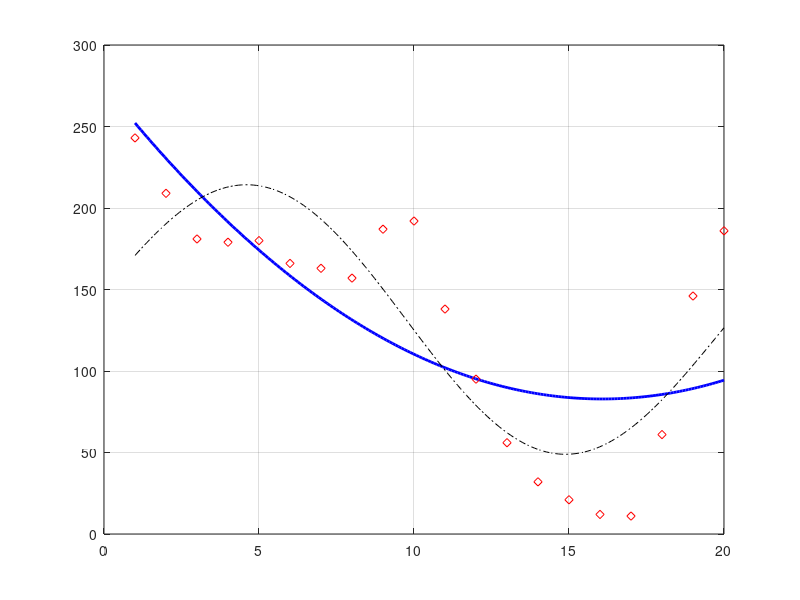

MATLAB code for this plot:
%% 1
% interpolazione polinomiale con Vandermonde:
%   -> dimostrazione dell'inefficienza del metodo con base monomiale

clear all
close all
clc

% dati sull'ossido di azoto
y=[243 209 181 179 180 166 163 157 187 192 138 95 56 32 21 12 11 61 ...
   146 186]';   % dati: vettore colonna
x=1:length(y);    % nodi

% studio della matrice Vandermonde prendendo un numero di nodi che cresce
% gradualmente:
for n=2:size(y)
  n
  A=vander(x(1:n));  % x(1:n) dal vettore x estrae le entrate da 1 a n
  cond(A) % condizionamento in norma 2 -> si nota che piu' sono i nodi 
          % piu' A diventa mal condizionata
end
c=A\y

% Normalmente:
%     non risoluzione sistema Ac=y per trovare i coefficienti in quanto la
%     matrice di Vandermonde e' troppo mal condizionata -> NO: c=A\y

%% 2 
%  Grafico polinomi di Lagrange 
clear all
close all
clc

x=[0 1 4 8 9 12];  % scelgo N nodi a piacere
N=length(x);       % numero nodi
xx=linspace(x(1),x(N)); % vettore di 100 punti tra il primo e l'ultimo nodo
                        % in cui valuteremo il polinomio di Lagrange 
                        % per plottarlo
                        % xx e' un vettore riga
i=4;  % voglio calcolare l'i-esimo polinomio, relativo al nodo x(i)
li=1; % inizializzazione dell'i-esimo polinomio
for k=1:N 
  if k~=i  % ~= significa diverso
    li=li.*(xx-x(k))/(x(i)-x(k));  % vettore del polinomio
  end
end
plot(xx, li, 'LineWidth', 2), grid on
hold on  % sovrappongo grafici sulla stessa finestra
y=zeros(1,N);  % vettore 1xN di zeri
y(i)=1;        % nel nodo i-esimo il polinomio deve valere 1
plot(x, y, 'or')
legend('polinomio di Lagrange', 'nodo i-esimo', 'Location', 'southWest')

%% 3
% Verifica fenomeno di Runge con nodi equispaziati e interpolazione
% polinomiale
clear
close all
clc

f=@(x) log(25.*x.^2+1);
a=-1; b=1;
% provo su un numero di nodi crescente
for n=[3 6 12 24]  % raddoppio il numero di nodi ad ogni ciclo
  x=linspace(a,b,n);  % nodi equidistante nell'intervallo [a,b] 
  y=f(x);  % vettore dei dati
  aa=polyfit(x,y,n-1);  % n-1 grado perche' uso n nodi: vettore dei coeff. 
                        % del polinomio di gradi n-1
  xx=linspace(a,b);  % vettore piu' lungo per fare il grafico
  yy=polyval(aa,xx);  % valuto il polinomio che mi e' stato restituito, 
                      % in corrispondenza del vettore xx
  plot(xx,yy, 'r')  % polinomio interpolante
  hold on
  grid on
  plot(xx, f(xx), 'k')  % grafico di f in corrispondenza di xx
  legend('polinomio interpolante','funzione vera f(x)');
  pause
end

%% 4
% Interpolare i dati dell'esercizio 1 usando i comandi polyfit e polyval
clear all
close all
clc

% dati sull'ossido di azoto
y=[243 209 181 179 180 166 163 157 187 192 138 95 56 32 21 12 11 61 ...
   146 186];   % dati: vettore colonna
x=1:length(y);    % nodi
n=length(x);

aa=polyfit(x,y,n-1);
xx=linspace(min(x),max(x));
yy=polyval(aa,xx);  % valuto il polinomio che mi e' stato restituito, 
                    % in corrispondenza del vettore xx
plot(xx,yy, 'r'), grid on  % polinomio interpolante
hold on
plot(x, y, 'cs')
legend('polinomio interpolante','dati raccolti');

%% 5
clear all
close all
clc

y=[243 209 181 179 180 166 163 157 187 192 138 95 56 32 21 12 11 61 ...
   146 186];   % dati: vettore colonna
x=1:length(y);    % nodi
n=length(x);

xx=linspace(min(x),max(x));
yys = spline(x,y,xx);  % nodi, dati e vettore in cui voglio valutare 
                       % l'interpolazione -> stiamo usando la spline NaK
plot(xx,yys,'k')
axis([0.5 20.5 0 250])  % nel vettore prima asse x da ... a ...
                        % poi l'asse y d ... a ...
hold on, grid on
plot(x, y, 'cs')
legend('Spline interp','Dati dell''interpolazione')

% OSS:
spline(x,y,19.5) % mostra il valore dell'Ossido di azoto alle 19.30 di sera

%% 6
% interpolare i dati dell'esercizio 1 con una spline
% cubica vincolata, imponendo le condizioni s_3'(x_0) = 3 e s_3'(x_n) = 2
clear all
close all
clc

% basta creare il vettore dei dati con due dati in piu' all'inizio e alla
% fine
y=[3 243 209 181 179 180 166 163 157 187 192 138 95 56 32 21 12 11 61 ...
   146 186 2]';   % dati: vettore colonna
x=1:(length(y)-2);    % nodi
n=length(x);

xx=linspace(min(x),max(x));
yys = spline(x,y,xx);  % nodi, dati e vettore in cui voglio valutare 
                       % l'interpolazione -> stiamo usando la spline NaK
plot(xx,yys,'r')
axis([0.5 20.5 0 250])  % nel vettore prima asse x da ... a ...
                        % poi l'asse y d ... a ...
hold on, grid on
plot(x, y(2:(end-1)), 'cs')
legend('Spline interp','Dati dell''interpolazione')

%% 7
% Approssimare i dati dell'esercizio 1 nel senso dei minimi quadrati con le
% seguenti funzioni modello:
%     f_m(x)=c_0+c_1x  retta
%     f_m(x)=c_0+c_1x+c_2x^2  parabola
%     f_m(x)=c_0+c_1x+c_2sin(2pix/20)+c_3cos(2pix/20)

clear all
close all
clc

y=[243 209 181 179 180 166 163 157 187 192 138 95 56 32 21 12 11 61 ...
   146 186];   % dati: vettore colonna
x=1:length(y);    % nodi
n=length(x);

%le prime due richieste sono di tipo polinomiale
for n=1:2
  a=polyfit(x',y,n);  % chiedo una retta, polinomio grado 1
                     % poi una parabola, polinomio di grado 2
  xx=linspace(1,20,200); % punti in cui valutare l'approssimazione dei dati
  yy1=polyval(a,xx);
  plot(xx,yy1,'b','LineWidth',2), grid on
  hold on
  plot(x,y,'rd','Markersize',6)  % plot dati
  hold off
  pause
end

%la terza funzione la fo a mano perche' polinomiale e trigonometrica:

% nella prima colonna devo metterci la funzione base, che e' uno
% nella seconda colonna devo metterci la funzione x valutata nei nodi x_i
% che e' la seconda funzionebase. Esso e' semplicemnte il vettore dei nodi
% la terza colonna sara' il sin(2pix/20)
% infine la quarta sara' l'incognita che moltiplica c_2: cos(2pix/20)
%   NB: noi x e y li abbiamo creati come vettori riga, servono come colonna
A=[ones(length(x),1), x', sin(2*pi/20*x'), cos(2*pi/20*x')];
        % ora posso gia' scrivere la formula che risolve il sistema lineare
c=A\y';  % coefficienti                   
hold on
% ora che ho i coefficienti posso completare la valutazione nel senso dei 
% minimi quadrati:
yymq=c(1)+c(2)*xx+c(3)*sin(2*pi/20*xx)+c(4)*cos(2*pi/20*xx);  % per il plot
                                                              % non occorre 
                                                              % trasporre 
                                                              % xx                                                              
plot(xx,yymq, 'k-.')
